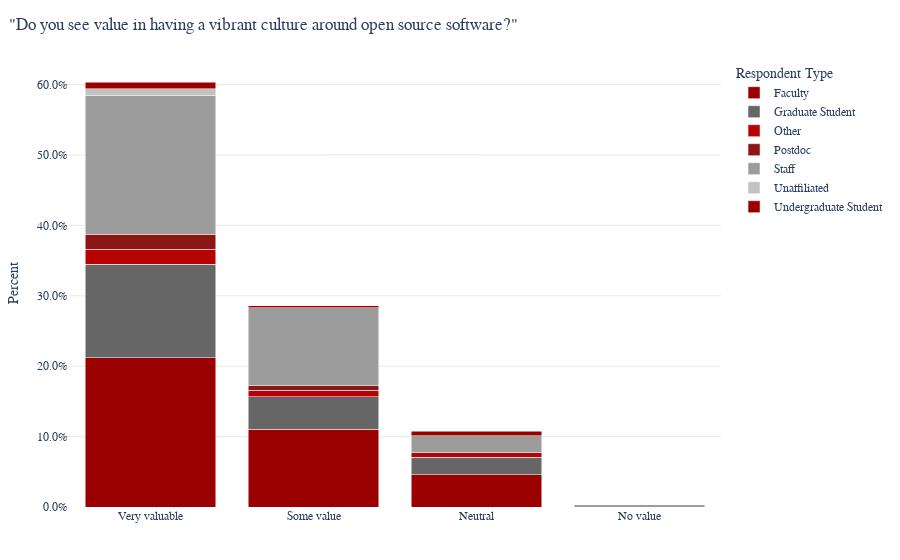

This figure's notebook cell:
### Markdown cell above
# Perceptions of Open Source Culture On Campus

## Value of Open Source Culture

### Code cell
# Imports
import pandas as pd
import plotly.express as px
import plotly.graph_objects as go
from pathlib import Path
import plotly.io as pio
import matplotlib as mpl

from setup import *

df = survey_results


# ----- Figure 1: "Value of a vibrant culture" by Respondent Type -----

# Map / order categories to match your R code
qid24_order = [
    "Very valuable",
    "Some value", 
    "Neutral",
    "No value"
]
df_c1 = (
    df.assign(
        QID4=df["QID4"].map(fill_unaffiliated),
        QID24=pd.Categorical(df["QID24"], categories=qid24_order, ordered=True)
    )
    .rename(columns={"QID4": "Respondent Type"})
)

# Group and compute percentages over all responses (like your R code)
c1_df = (
    df_c1.groupby(["QID24", "Respondent Type"], observed=True, dropna=False)
         .size()
         .reset_index(name="Count")
)
c1_df["Percent"] = c1_df["Count"] / len(df)

fig1 = px.bar(
    c1_df, x="QID24", y="Percent",
    color="Respondent Type",
    barmode="stack",
    title='"Do you see value in having a vibrant culture around open source software?"'
)
fig1.update_layout(
    yaxis=dict(tickformat=".1%"),
    xaxis_title="",
    plot_bgcolor="white",
    paper_bgcolor="white"
)
fig1.show()
fig1.write_html('_static/plotly_example.html', full_html=False, include_plotlyjs='cdn')

### Figure 1 — Plotly figure (JSON) as saved in the notebook; plotly's stock layout.template omitted (floating-point values rounded to 4 significant figures)
{"data": [{"hovertemplate": "Respondent Type=Faculty<br>QID24=%{x}<br>Percent=%{y}<extra></extra>", "legendgroup": "Faculty", "marker": {"color": "#9B0000", "pattern": {"shape": ""}}, "name": "Faculty", "orientation": "v", "showlegend": true, "textposition": "auto", "type": "bar", "x": ["Very valuable", "Some value", "Neutral"], "xaxis": "x", "y": [0.2123, 0.1108, 0.04615], "yaxis": "y"}, {"hovertemplate": "Respondent Type=Graduate Student<br>QID24=%{x}<br>Percent=%{y}<extra></extra>", "legendgroup": "Graduate Student", "marker": {"color": "#666666", "pattern": {"shape": ""}}, "name": "Graduate Student", "orientation": "v", "showlegend": true, "textposition": "auto", "type": "bar", "x": ["Very valuable", "Some value", "Neutral"], "xaxis": "x", "y": [0.1323, 0.04615, 0.02462], "yaxis": "y"}, {"hovertemplate": "Respondent Type=Other<br>QID24=%{x}<br>Percent=%{y}<extra></extra>", "legendgroup": "Other", "marker": {"color": "#B60205", "pattern": {"shape": ""}}, "name": "Other", "orientation": "v", "showlegend": true, "textposition": "auto", "type": "bar", "x": ["Very valuable", "Some value", "Neutral"], "xaxis": "x", "y": [0.02154, 0.009231, 0.006154], "yaxis": "y"}, {"hovertemplate": "Respondent Type=Postdoc<br>QID24=%{x}<br>Percent=%{y}<extra></extra>", "legendgroup": "Postdoc", "marker": {"color": "#8c1515", "pattern": {"shape": ""}}, "name": "Postdoc", "orientation": "v", "showlegend": true, "textposition": "auto", "type": "bar", "x": ["Very valuable", "Some value"], "xaxis": "x", "y": [0.02154, 0.006154], "yaxis": "y"}, {"hovertemplate": "Respondent Type=Staff<br>QID24=%{x}<br>Percent=%{y}<extra></extra>", "legendgroup": "Staff", "marker": {"color": "#9c9c9c", "pattern": {"shape": ""}}, "name": "Staff", "orientation": "v", "showlegend": true, "textposition": "auto", "type": "bar", "x": ["Very valuable", "Some value", "Neutral", "No value"], "xaxis": "x", "y": [0.1969, 0.1108, 0.02462, 0.003077], "yaxis": "y"}, {"hovertemplate": "Respondent Type=Unaffiliated<br>QID24=%{x}<br>Percent=%{y}<extra></extra>", "legendgroup": "Unaffiliated", "marker": {"color": "#c2c2c2", "pattern": {"shape": ""}}, "name": "Unaffiliated", "orientation": "v", "showlegend": true, "textposition": "auto", "type": "bar", "x": ["Very valuable"], "xaxis": "x", "y": [0.009231], "yaxis": "y"}, {"hovertemplate": "Respondent Type=Undergraduate Student<br>QID24=%{x}<br>Percent=%{y}<extra></extra>", "legendgroup": "Undergraduate Student", "marker": {"color": "#9B0000", "pattern": {"shape": ""}}, "name": "Undergraduate Student", "orientation": "v", "showlegend": true, "textposition": "auto", "type": "bar", "x": ["Very valuable", "Some value", "Neutral"], "xaxis": "x", "y": [0.009231, 0.003077, 0.006154], "yaxis": "y"}], "layout": {"barmode": "stack", "legend": {"title": {"text": "Respondent Type"}, "tracegroupgap": 0}, "paper_bgcolor": "white", "plot_bgcolor": "white", "title": {"text": "\"Do you see value in having a vibrant culture around open source software?\""}, "xaxis": {"anchor": "y", "domain": [0.0, 1.0], "title": {"text": ""}}, "yaxis": {"anchor": "x", "domain": [0.0, 1.0], "tickformat": ".1%", "title": {"text": "Percent"}}}}
